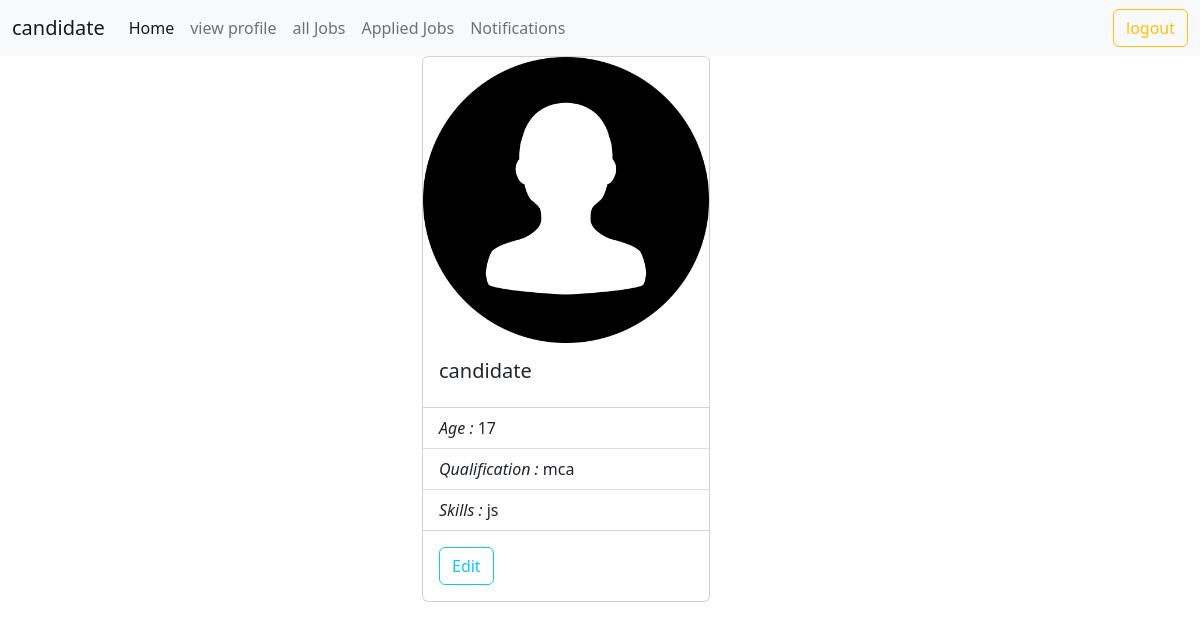
The app's page /candidate/profile/detail (signed in), older data.
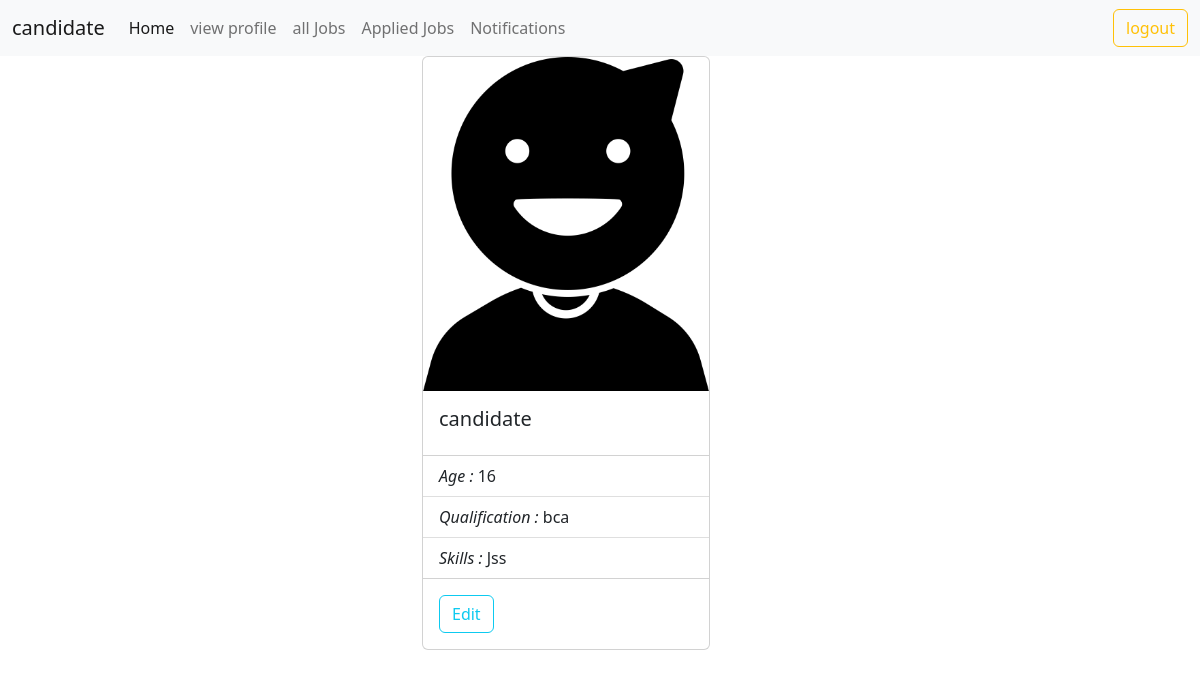
The same page, newer data.
### users/models.py (models this page shows, shortened)
class User(AbstractUser):
    phone = models.CharField(max_length=12)
    options = (
        ("employer", "employer"),
        ("candidate", "candidate")
    )
    role = models.CharField(max_length=12, choices=options, default="candidate")

### candidate/models.py (models this page shows)
class CandidateProfile(models.Model):
    user = models.OneToOneField(User, on_delete=models.CASCADE, related_name="candidates")
    profile_pic = models.ImageField(upload_to="profile")
    qualification = models.CharField(max_length=120)
    age = models.PositiveIntegerField(default=17)
    skills = models.CharField(max_length=120, null=True)
    cv = models.FileField(upload_to="cvs", null=True)

### candidate/views.py (the view)
# urls.py: path("profile/detail", views.CandidateProfileDetailView.as_view(), name="cand-profdetail"),
@method_decorator(signin_required, name="dispatch")
class CandidateProfileDetailView(TemplateView):
    template_name = "cand-myprofile.html"

### candidate/templates/cand-myprofile.html
{%extends 'base_cand.html'%}
{%block body_block%}
<div class="container">
    <div class="row">
        <div class="col-4"></div>
        <div class="col-4">
            <div class="card" style="width: 18rem;">
                <img src="{{request.user.candidates.profile_pic.url}}" class="card-img-top" alt="...">
                <div class="card-body">
                    <h5 class="card-title">{{request.user}}</h5>
                </div>
                <ul class="list-group list-group-flush">
                    <li class="list-group-item"><i>Age : </i>{{request.user.candidates.age}}</li>
                    <li class="list-group-item"><i>Qualification : </i>{{request.user.candidates.qualification}}</li>
                    <li class="list-group-item"><i>Skills : </i>{{request.user.candidates.skills}}</li>
                </ul>
                <div class="card-body">
                    <a href="{%url 'cand-profupdate' request.user.candidates.id%}" class="card-link btn btn-outline-info">Edit</a>
                </div>
            </div>
        </div>
        <div class="col-4"></div>
    </div>
</div>
{%endblock%}

### candidate/templates/base_cand.html (shortened to what this page needs)
<!DOCTYPE html>
<html lang="en">
<head>
    <link href="https://cdn.jsdelivr.net/npm/bootstrap@5.2.0-beta1/dist/css/bootstrap.min.css" rel="stylesheet"
>
</head>
<body>
<nav class="navbar navbar-expand-lg bg-light">
    <div class="container-fluid">
        <a class="navbar-brand" href="#">{{request.user}}</a>
        <div class="collapse navbar-collapse" id="navbarNavAltMarkup">
            <div class="navbar-nav me-auto mb-2 mb-lg-0">
                <a class="nav-link active" aria-current="page" href="{%url 'cand-home'%}">Home</a>
                {%if request.user.candidates%}
                <a class="nav-link" href="{%url 'cand-profdetail'%}">view profile</a>
                {%else%}
                <a class="nav-link" href="{%url 'cand-addprofile'%}">add profile</a>
                {%endif%}
                <a class="nav-link" href="{%url 'cand-joblist'%}">all Jobs</a>
                <a class="nav-link" href="{%url 'cand-myapplic'%}">Applied Jobs</a>
                <a class="nav-link" href="{%url 'cand-acptjob'%}">Notifications</a>
            </div>
            <div class="navbar-nav mr-auto mb-2 mb-lg-0">
                <a class="btn btn-outline-warning" href="{%url 'signout'%}">logout</a>
            </div>
        </div>
    </div>
</nav>
{%block body_block%}
{%endblock%}
</body>
</html>

Row changes from the older to the newer data that the page shows:
changed User "candidate": user.candidates.profile_pic: picture added in place of a placeholder; user.candidates.age "17" → "16"; user.candidates.qualification "mca" → "bca"; user.candidates.skills "js" → "Jss"
